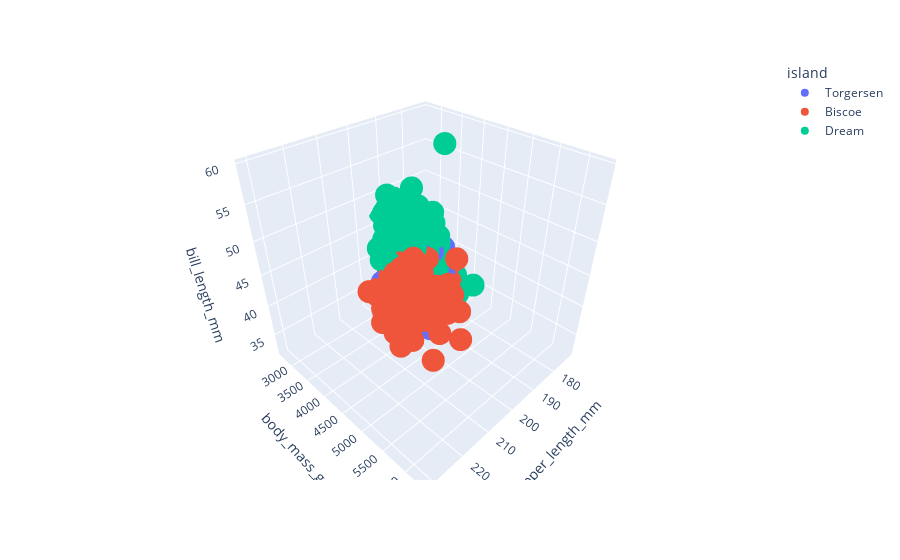

This figure's notebook cell:
### Code cell
px.scatter_3d(data_frame=penguins, x = 'flipper_length_mm', y = 'body_mass_g', z="bill_length_mm",color='island')
